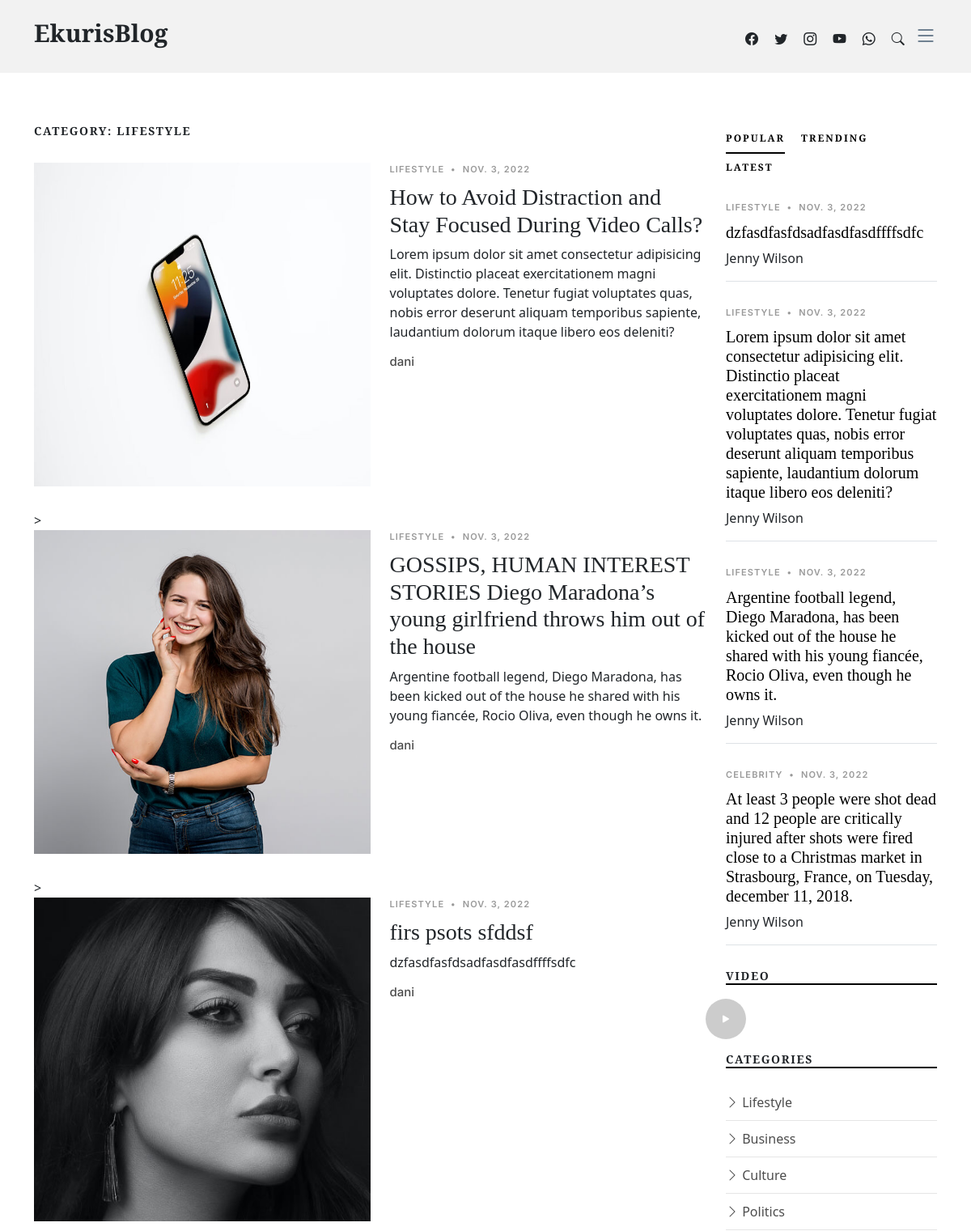
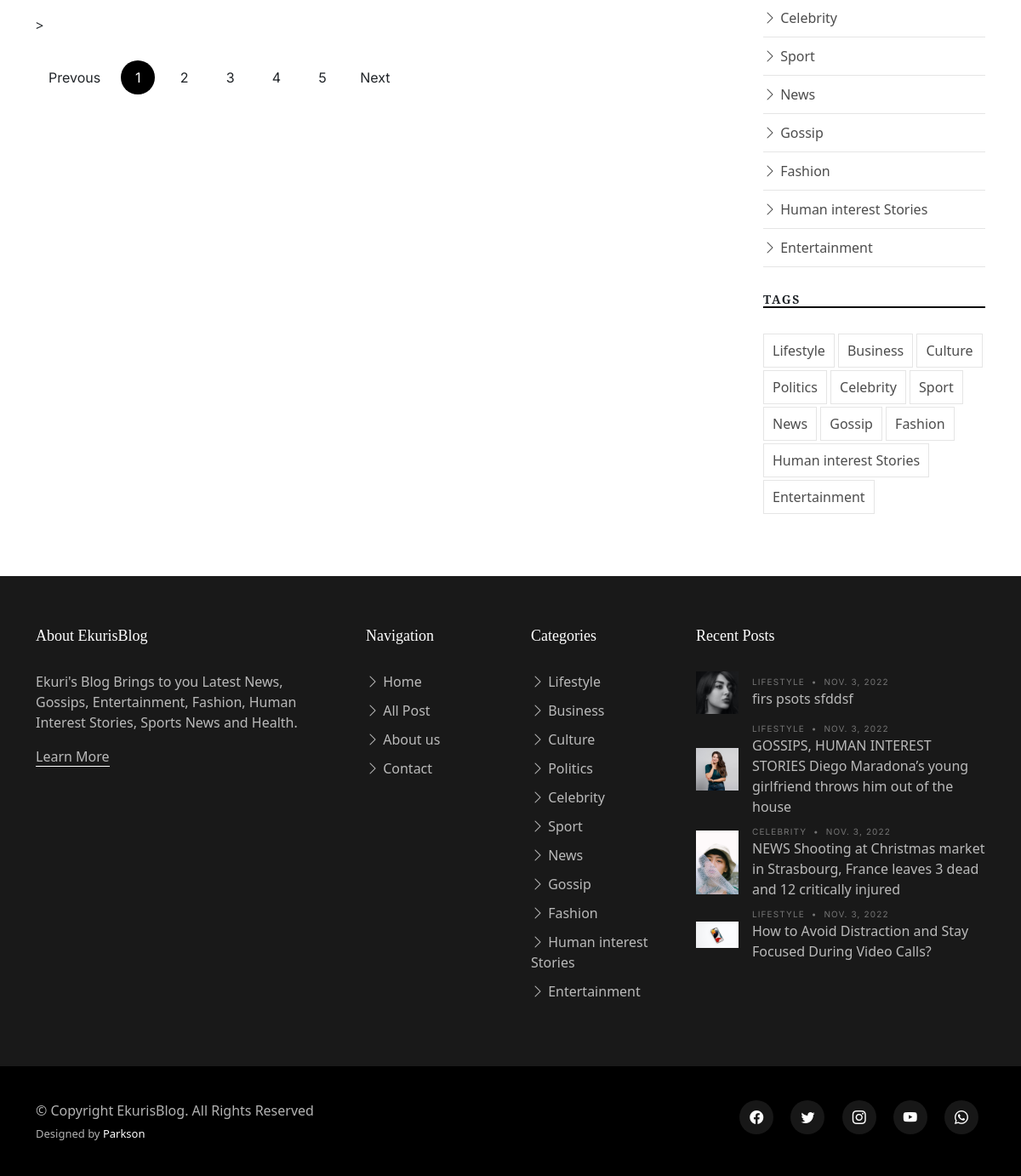
Screenshot of /category/lifestyle with the database file from the repository (2 pictures, top to bottom).
### main/models.py (models this page shows, shortened)
class Category(models.Model):
    name = models.CharField(max_length=200)
    slug = AutoSlugField(populate_from='name')
    image = models.ImageField(upload_to='cat_img', blank=True, null=True)
    date_created = models.DateTimeField(auto_now_add=True)
    def __str__(self):
        return self.name

class Post(models.Model):
    sta = (
        ('published', 'published'),
        ('draft', 'draft'),
    )
    author = models.ForeignKey(
        User, on_delete=models.CASCADE, related_name='blog_posts')
    category = models.ForeignKey(
        Category, on_delete=models.PROTECT, blank=True, null=True)
    title = models.CharField(max_length=500)
    slug = AutoSlugField(populate_from='title')
    image_1 = models.ImageField(upload_to='post_image', null=True)
    excerpt = models.TextField(null=True, blank=True)
    content = RichTextField(null=True, blank=True)
    date_created = models.DateTimeField(auto_now_add=True)
    view_count = models.PositiveIntegerField(default=0)
    status = models.CharField(max_length=30, choices=sta, default='published')
    class Meta:
        ordering = ('-date_created',)

class ContactUs(models.Model):
    facebook = models.CharField(max_length=500)
    instagram = models.CharField(max_length=500)
    twitter = models.CharField(max_length=500)
    whatsapp = models.CharField(max_length=500)
    phone_number = models.CharField(max_length=500)
    email = models.EmailField()
    address = models.CharField(max_length=500)

### main/views.py (the view)
# urls.py: path('category/<str:slug>', CategoryDetailView.as_view(), name='category'),
class CategoryDetailView(TemplateView):
    template_name = 'category.html'
    def get_context_data(self, **kwargs):
        context = super().get_context_data(**kwargs)
        url_slug = kwargs['slug']
        allcategory = Category.objects.all()
        category = Category.objects.get(slug=url_slug)
        post = Post.objects.filter(Q(category=category) & Q(status = 'published'))
        context['post'] = post
        context['cat'] = category
        return context

### main/custom_processor.py (called while the page is built)
def category_renderer(request):
    return {
        'all_categories': Category.objects.all(),
        'latest':  Post.objects.filter(
            status='published').order_by('date_created')[:5],
        'popular':  Post.objects.filter(
            status='published').order_by('view_count')[:7],
        'trend' : Post.objects.filter(
            Q(status='published') & Q(view_count__gte=10))[:7],
        'contactus' : ContactUs.objects.get(id=1)
    }

### main/templates/category.html (shortened to what this page needs)
{% extends 'base.html' %}
{% load static %}
{% block content %}
 <section>
      <div class="container">
        <div class="row">
          <div class="col-md-9" data-aos="fade-up">
            <h3 class="category-title">Category: {{cat.name}}</h3>
            {% for po in post  %}
            <div class="d-md-flex post-entry-2 half">
              <a href="{% url 'main:post' po.slug %}" class="me-4 thumbnail">
                <img src="{{po.image_1.url}}" alt="" class="img-fluid" style="height: 25em; width: 100%;">
              </a>
              <div>
                <div class="post-meta"><span class="date">{{po.category}}</span> <span class="mx-1">&bullet;</span> <span>
                  {{po.date_created|date}}
                </span></div>
                <h3><a href="{% url 'main:post' po.slug %}">
                  {{po.title}}
                </a></h3>
                <p>
                  {{po.excerpt}}
                </p>
                <div class="d-flex align-items-center author">
                  <div class="name">
                    <h3 class="m-0 p-0">
                      {{po.author}}
                    </h3>
                  </div>
                </div>
              </div>
            </div>>
            {% endfor %}
            <div class="text-start py-4">
              <div class="custom-pagination">
                <a href="#" class="prev">Prevous</a>
                <a href="#" class="active">1</a>
                <a href="#">2</a>
                <a href="#">3</a>
                <a href="#">4</a>
                <a href="#">5</a>
                <a href="#" class="next">Next</a>
              </div>
            </div>
          </div>
          {% include 'sidebar.html' %}
        </div>
      </div>
    </section>
{% endblock content %}

### main/templates/base.html (shortened to what this page needs)
{% load static %}
<!DOCTYPE html>
<html lang="en">
<head>
<link rel="stylesheet" href="https://cdn.jsdelivr.net/npm/bootstrap-icons@1.3.0/font/bootstrap-icons.css">
<link href="https://cdn.jsdelivr.net/npm/bootstrap@5.2.2/dist/css/bootstrap.min.css" rel="stylesheet">
<link rel="stylesheet" href="https://cdn.jsdelivr.net/npm/glightbox/dist/css/glightbox.min.css" />
<link rel="stylesheet" href="https://unpkg.com/swiper@8/swiper-bundle.min.css" />
<link href="https://unpkg.com/aos@2.3.1/dist/aos.css" rel="stylesheet">
<link rel="stylesheet" href="https://cdn.jsdelivr.net/npm/glightbox/dist/css/glightbox.min.css" />
  <link href="{% static 'css/variables.css' %}" rel="stylesheet">
  <link href="{% static 'css/main.css' %}" rel="stylesheet">
</head>
<body>
  <header id="header" class="header d-flex align-items-center fixed-top">
    <div class="container-fluid container-xl d-flex align-items-center justify-content-between">
      <a href="{% url 'main:index' %}" class="logo d-flex align-items-center">
        <h1>EkurisBlog</h1>
      </a>
      <div class="position-relative">
        <a href='{{contactus.facebook}}' target="_blank" class="mx-2"><span class="bi-facebook"></span></a>
        <a href="{{contactus.twitter}}" target="_blank" class="mx-2"><span class="bi-twitter"></span></a>
        <a href="{{contactus.instagram}}" target="_blank" class="mx-2"><span class="bi-instagram"></span></a>
        <a href="{{contactus.address}}" target="_blank" class="mx-2"><span class="bi-youtube"></span></a>
        <a href="https://wa.me/{{contactus.whatsapp}}?text=Hello,%20.%20I%20am%20_______" target="_blank" class="mx-2"><span class="bi-whatsapp"></span></a>
        <a href="#" class="mx-2 js-search-open"><span class="bi-search"></span></a>
        <i class="bi bi-list mobile-nav-toggle"></i>
      </div>
    </div>
  </header>
  <main id="main">
{% block content %}
{% endblock content %}
  </main>
  <footer id="footer" class="footer">
    <div class="footer-content">
      <div class="container">
        <div class="row g-5">
          <div class="col-lg-4">
            <h3 class="footer-heading">About EkurisBlog</h3>
            <p>
              Ekuri's Blog Brings to you Latest News, Gossips, Entertainment, Fashion, Human Interest Stories, Sports News and Health.
            </p>
            <p><a href="#" class="footer-link-more">Learn More</a></p>
          </div>
          <div class="col-6 col-lg-2">
            <h3 class="footer-heading">Navigation</h3>
            <ul class="footer-links list-unstyled">
              <li><a href="{% url 'main:index' %}"><i class="bi bi-chevron-right"></i> Home</a></li>
              <li><a href="#"><i class="bi bi-chevron-right"></i> All Post</a></li>
              <li><a href="#"><i class="bi bi-chevron-right"></i> About us</a></li>
              <li><a href="#"><i class="bi bi-chevron-right"></i> Contact</a></li>
            </ul>
          </div>
          <div class="col-6 col-lg-2">
            <h3 class="footer-heading">Categories</h3>
            <ul class="footer-links list-unstyled">
                {% for cat in all_categories %}
                <li><a href="{% url 'main:category' cat.slug %}"><i class="bi bi-chevron-right"></i> {{cat.name}} </a></li>
                {% endfor %}
            </ul>
          </div>
          <div class="col-lg-4">
            <h3 class="footer-heading">Recent Posts</h3>
            <ul class="footer-links footer-blog-entry list-unstyled">
              {% for po in latest  %}
                <li>
                <a href="{% url 'main:post' po.slug %}" class="d-flex align-items-center">
                  <img src="{{po.image_1.url}}" alt="{{po.title}}" class="img-fluid me-3">
                  <div>
                    <div class="post-meta d-block"><span class="date">
                      {{po.category}}
                    </span> <span class="mx-1">&bullet;</span> <span>{{po.date_created|date}}</span></div>
                    <span>
                      {{po.title}}
                    </span>
                  </div>
                </a>
              </li>
              {% endfor %}
            </ul>
          </div>
        </div>
      </div>
    </div>
    <div class="footer-legal">
      <div class="container">
        <div class="row justify-content-between">
          <div class="col-md-6 text-center text-md-start mb-3 mb-md-0">
            <div class="copyright">
              © Copyright <strong><span>EkurisBlog</span></strong>. All Rights Reserved
            </div>
            <div class="credits">
              Designed by <a href="#">Parkson</a>
            </div>
          </div>
          <div class="col-md-6">
            <div class="social-links mb-3 mb-lg-0 text-center text-md-end">
<a href='{{contactus.facebook}}' target="_blank" class="mx-2"><span class="bi-facebook"></span></a>
        <a href="{{contactus.twitter}}" target="_blank" class="mx-2"><span class="bi-twitter"></span></a>
        <a href="{{contactus.instagram}}" target="_blank" class="mx-2"><span class="bi-instagram"></span></a>
        <a href="{{contactus.address}}" target="_blank" class="mx-2"><span class="bi-youtube"></span></a>
        <a href="https://wa.me/{{contactus.whatsapp}}?text=Hello,%20.%20I%20am%20_______" target="_blank" class="mx-2"><span class="bi-whatsapp"></span></a>
            </div>
          </div>
        </div>
      </div>
    </div>
  </footer>
</html>

### main/templates/sidebar.html (shortened to what this page needs)
 {% load static %}
 <div class="col-md-3">
            <div class="aside-block">
              <ul class="nav nav-pills custom-tab-nav mb-4" id="pills-tab" role="tablist">
                <li class="nav-item" role="presentation">
                  <button class="nav-link active" id="pills-popular-tab" data-bs-toggle="pill" data-bs-target="#pills-popular" type="button" role="tab" aria-controls="pills-popular" aria-selected="true">Popular</button>
                </li>
                <li class="nav-item" role="presentation">
                  <button class="nav-link" id="pills-trending-tab" data-bs-toggle="pill" data-bs-target="#pills-trending" type="button" role="tab" aria-controls="pills-trending" aria-selected="false">Trending</button>
                </li>
                <li class="nav-item" role="presentation">
                  <button class="nav-link" id="pills-latest-tab" data-bs-toggle="pill" data-bs-target="#pills-latest" type="button" role="tab" aria-controls="pills-latest" aria-selected="false">Latest</button>
                </li>
              </ul>
              <div class="tab-content" id="pills-tabContent">
                <div class="tab-pane fade show active" id="pills-popular" role="tabpanel" aria-labelledby="pills-popular-tab">
                  {% for po in popular %}
                   <div class="post-entry-1 border-bottom">
                    <div class="post-meta"><span class="date">{{po.category}}</span> <span class="mx-1">&bullet;</span> <span>{{po.date_created|date}}</span></div>
                    <h2 class="mb-2"><a href="#">{{po.excerpt}}</a></h2>
                    <span class="author mb-3 d-block">Jenny Wilson</span>
                  </div>
                  {% endfor %}
                </div>
              </div>
            </div>
            <div class="aside-block">
              <h3 class="aside-title">Video</h3>
              <div class="video-post">
                <a href="{{contactus.address}}" class="glightbox link-video">
                  <span class="bi-play-fill"></span>
                </a>
              </div>
            </div>
            <div class="aside-block">
              <h3 class="aside-title">Categories</h3>
              <ul class="aside-links list-unstyled">
                {% for cat in all_categories %}
                <li><a href="{% url 'main:category' cat.slug %}"><i class="bi bi-chevron-right"></i>
                {{cat.name}}
                </a></li>
                {% endfor %}
              </ul>
            </div>
            <div class="aside-block">
              <h3 class="aside-title">Tags</h3>
              <ul class="aside-tags list-unstyled">
                {% for cat in all_categories %}
                <li><a href="{% url 'main:category' cat.slug %}">
                  {{cat.name}}
                </a></li>
                {% endfor %}
              </ul>
            </div>
          </div>

### static/css/variables.css (style rules this page uses)
:root { --font-default: 'EB Garamond', system-ui, -apple-system, "Segoe UI", Roboto, "Helvetica Neue", Arial, "Noto Sans", "Liberation Sans", sans-serif, "Apple Color Emoji", "Segoe UI Emoji", "Segoe UI Symbol", "Noto Color Emoji"; --font-primary: 'EB Garamond', serif; --font-secondary: 'Inter', sans-serif; --color-default: #212529; --color-default-rgb: 33, 37, 41; --color-links: #212529; --color-links-hover: #15171a; --color-primary: #212529; --color-primary-light: #26282c; --color-primary-dark: #0b0c0e; --color-primary-rgb: 33, 37, 41; --color-primary-light-rgb: 38, 40, 44; --color-primary-dark-rgb: 11, 12, 14; --color-secondary: #596d80; --color-secondary-light: #8498aa; --color-secondary-dark: #404f5c; --color-secondary-rgb: 89, 109, 128; --color-secondary-light-rgb: 132, 152, 170; --color-secondary-dark-rgb: 64, 79, 92; --color-blue: #0d6efd; --color-blue-rgb: 13, 110, 253; --color-indigo: #6610f2; --color-indigo-rgb: 102, 16, 242; --color-purple: #6f42c1; --color-purple-rgb: 111, 66, 193; --color-pink: #f3268c; --color-pink-rgb: 243, 38, 140; --color-red: #df1529; --color-red-rgb: 223, 21, 4; --color-orange: #fd7e14; --color-orange-rgb: 253, 126, 20; --color-yellow: #ffc107; --color-yellow-rgb: 255, 193, 7; --color-green: #059652; --color-green-rgb: 5, 150, 82; --color-teal: #20c997; --color-teal-rgb: 32, 201, 151; --color-cyan: #0dcaf0; --color-cyan-rgb: 13, 202, 240; --color-white: #ffffff; --color-white-rgb: 255, 255, 255; --color-gray: #6c757d; --color-gray-rgb: 108, 117, 125; --color-black: #000000; --color-black-rgb: 0, 0, 0; }
:root { --bs-blue: var(--color-blue); --bs-indigo: var(--color-indigo); --bs-purple: var(--color-purple); --bs-pink: var(--color-pink); --bs-red: var(--color-red); --bs-orange: var(--color-orange); --bs-yellow: var(--color-yellow); --bs-green: var(--color-green); --bs-teal: var(--color-teal); --bs-cyan: var(--color-cyan); --bs-white: var(--color-white); --bs-gray: var(--color-gray); --bs-gray-dark: #343a40; --bs-gray-100: #f8f9fa; --bs-gray-200: #e9ecef; --bs-gray-300: #dee2e6; --bs-gray-400: #ced4da; --bs-gray-500: #adb5bd; --bs-gray-600: #6c757d; --bs-gray-700: #495057; --bs-gray-800: #343a40; --bs-gray-900: #212529; --bs-primary: var(--color-blue); --bs-secondary: var(--color-blue); --bs-success: #198754; --bs-info: #0dcaf0; --bs-warning: #ffc107; --bs-danger: #dc3545; --bs-light: #f8f9fa; --bs-dark: #212529; --bs-primary-rgb: var(--color-primary-rgb); --bs-secondary-rgb: var(--color-secondary-rgb); --bs-success-rgb: 25, 135, 84; --bs-info-rgb: 13, 202, 240; --bs-warning-rgb: 255, 193, 7; --bs-danger-rgb: 220, 53, 69; --bs-light-rgb: 248, 249, 250; --bs-dark-rgb: 33, 37, 41; --bs-white-rgb: var(--color-white-rgb); --bs-black-rgb: var(--color-black-rgb); --bs-body-color-rgb: var(--color-default-rgb); --bs-body-bg-rgb: 255, 255, 255; --bs-font-sans-serif: var(--font-default); --bs-font-monospace: SFMono-Regular, Menlo, Monaco, Consolas, "Liberation Mono", "Courier New", monospace; --bs-gradient: linear-gradient(180deg, rgba(255, 255, 255, 0.15), rgba(255, 255, 255, 0)); --bs-body-font-family: var(--font-default); --bs-body-font-size: 1rem; --bs-body-font-weight: 400; --bs-body-line-height: 1.5; --bs-body-color: var(--color-default); --bs-body-bg: #fff; }

### rows the page displays
Category: name "LIFESTYLE", name "Lifestyle"
Post: image_1 (picture), category "LIFESTYLE", date_created "NOV. 3, 2022", title "How to Avoid Distraction and Stay Focused During Video Calls?", excerpt "Lorem ipsum dolor sit amet consectetur adipisicing elit. Distinctio placeat exercitationem magni voluptates dolore. Tenetur fugiat voluptates quas, nobis error deserunt aliquam temporibus sapiente, laudantium dolorum itaque libero eos deleniti?", author "dani"
Post: image_1 (picture), category "LIFESTYLE", date_created "NOV. 3, 2022", title "GOSSIPS, HUMAN INTEREST STORIES Diego Maradona’s young girlfriend throws him out of the house", excerpt "Argentine football legend, Diego Maradona, has been kicked out of the house he shared with his young fiancée, Rocio Oliva, even though he owns it.", author "dani"
Post: image_1 (picture), category "LIFESTYLE", date_created "NOV. 3, 2022", title "firs psots sfddsf", excerpt "dzfasdfasfdsadfasdfasdffffsdfc", author "dani"
Post: category "CELEBRITY", date_created "NOV. 3, 2022", excerpt "At least 3 people were shot dead and 12 people are critically injured after shots were fired close to a Christmas market in Strasbourg, France, on Tuesday, december 11, 2018.", image_1 (picture), title "NEWS Shooting at Christmas market in Strasbourg, France leaves 3 dead and 12 critically injured"
Category: name "Business"
Category: name "Culture"
Category: name "Politics"
Category: name "Celebrity"
Category: name "Sport"
Category: name "News"
Category: name "Gossip"
Category: name "Fashion"
Category: name "Human interest Stories"
Category: name "Entertainment"
